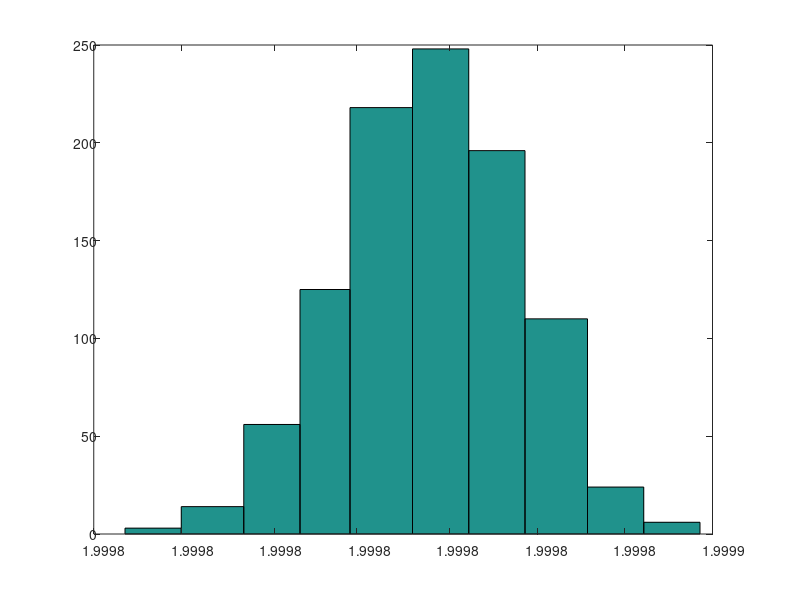

Here is the MATLAB script that generated this plot:
function gibbs()
    L = 2;
    N = 500;

    theta_true = [2;-1];
    sigma_true = 0.1;
    X = 10*randn(N, L);
    Y = X * theta_true + sigma_true * randn(N, 1);

    theta_guesses = [];

    for i = 1:1000
        theta = gibbs_sample(X, Y, sigma_true, 5);
        theta_guesses = [theta_guesses theta];
    end

    hist(theta_guesses(1,:));
    mean(theta_guesses, 2)
end

function theta = gibbs_sample(X, Y, sigma_true, K)
    [N, L] = size(X);

    theta = randn(L, 1);

    thetas = [];

    for k = 1:K
        for i = 1:L
            theta_masked = theta;
            theta_masked(i) = 0;
            resid = Y - X * theta_masked;

            Xi = X(:,i);

            m = (resid' * Xi) / (Xi' * Xi);
            s = sigma_true / (Xi' * Xi);

            theta(i) = m + s * randn();

            thetas = [thetas theta];
        end
    end

    %plot(thetas');
end
